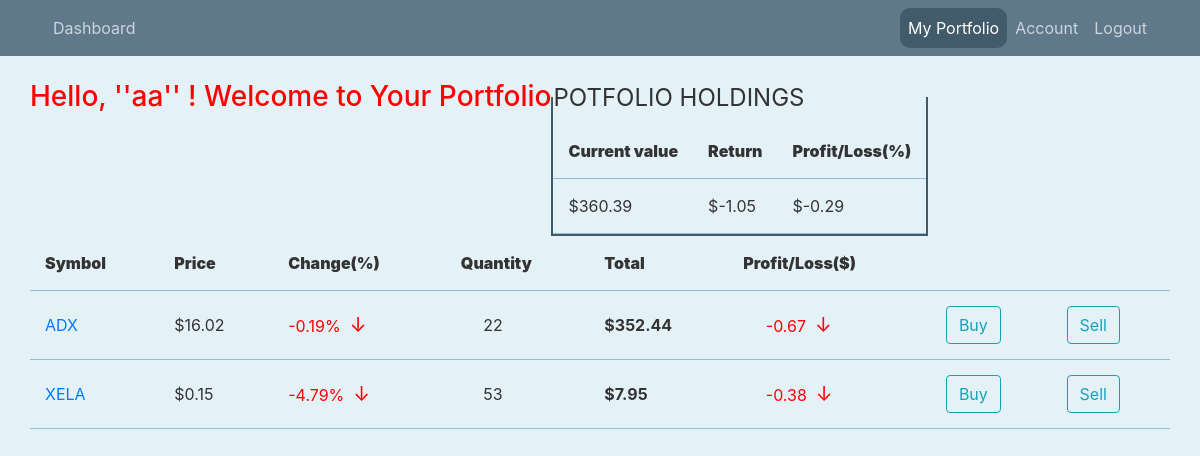
/portfolio (signed in), run on the app's committed database.
### stockchart/models.py (models this page shows, shortened)
class User(db.Model,UserMixin):
    id = db.Column(db.Integer,primary_key=True)
    firstname = db.Column(db.String(20),unique=False,nullable=False)
    lastname = db.Column(db.String(20),unique=False,nullable=True)
    username = db.Column(db.String(20),unique=True,nullable=False)
    email = db.Column(db.String(120),unique=True,nullable=False)
    image_file = db.Column(db.String(20),nullable=False,default='default.jpg')
    password = db.Column(db.String(60),nullable = False)
    stocks = db.Column(db.String,nullable=False,default='.')

class Stock(db.Model):
    id = db.Column(db.Integer,primary_key=True,autoincrement=True)
    symbol = db.Column(db.String(10),nullable=False)
    price = db.Column(db.String(100),nullable=False)
    percent_change = db.Column(db.Text,nullable = False)
    name = db.Column(db.Text,nullable = False)
    change = db.Column(db.Text,nullable = False)

### stockchart/routes.py (the view)
@login_required
@app.route("/portfolio",methods=['GET'])
def portfolio():
    if current_user.is_authenticated:
        user_stocks = []
        if(current_user.stocks != '.'):
            user_stocks = list(int(i) for i in current_user.stocks[1:-1].split('.'))
        stocks = []
        stock_ids = set(user_stocks)
        for stock_id in stock_ids:
            map = {}
            stock = Stock.query.get_or_404(stock_id)
            map['symbol'] = stock.symbol
            map['price'] = stock.price
            map['percent_change'] = stock.percent_change
            map['count'] = user_stocks.count(stock_id)
            map['id'] = stock_id
            total = "{:.2f}".format(float(stock.price)*user_stocks.count(stock_id))
            map['total']=total
            pro_loss = format(float(total)*(float(stock.percent_change)/100),'.2f')
            map['pro_loss'] = pro_loss
            stocks.append(map)
        current_value = 0
        return_value = 0
        for map in stocks:
            current_value += float(map['total'])
            return_value += float(map['pro_loss'])
        return_percent = format((return_value/current_value)*100,'.2f')
        current_value = format(current_value,'.2f')
        return_value = format(return_value,'.2f')
        no_of_stocks = len(stocks)
        return render_template('portfolio.html',stocks=stocks,no_of_stocks=no_of_stocks,current_value=current_value,return_value=return_value,return_percent=return_percent)
    else:
        return redirect(url_for('login'))

### stockchart/models.py (called while the page is built)
@login_manager.user_loader
def load_user(user_id):
    return User.query.get(int(user_id))

### stockchart/templates/portfolio.html (shortened to what this page needs)
{% extends 'layout.html' %}
{% block content %}
        <marquee><h3 style="color: red;"> Hello, ''{{ current_user.username }}'' ! Welcome to Your Portfolio</h3></marquee>
        <form>
          <fieldset class="portfolio-value">
            <legend style="text-transform:uppercase;fonr-size:1.6em">Potfolio Holdings</legend>
           <div>
            <table style="width: 100%;">
              <thead style="height: 50px;">
                <th><b>Current value</b></th>
                <th><b>Return</b></th>
                <th><b>Profit/Loss(%)</b></th>
              </thead>
              <tr>
              <td>${{ current_value}}</td>
              <td>${{ return_value}}</td>
              <td>${{ return_percent}}</td>
              </tr>
            </table>
           </div>
          </fieldset>
        </form>
        <table style="width: 100%;">
          <thead style="height: 50px;">
            <th><b>Symbol</b></th>
            <th><b>Price</b></th>
            <th><b>Change(%)</b></th>
            <th><b>Quantity</b></th>
            <th><b>Total</b></th>
            <th><b>Profit/Loss($)</b></th>
          </thead>
          {%for stock in stocks%}
          <tr>
          <td><a href="{{url_for('stock',stock_id=stock.id)}}">{{ stock.symbol }}</a></td>
          <td>${{ stock.price }}</td>
          {%if stock.percent_change[0] != '-'%}
          <td class="profit">&nbsp;{{ stock.percent_change }}%&nbsp;&nbsp;<span>&#8593;</span></td>
          {%else%}
          <td class="loss">{{ stock.percent_change }}%&nbsp;&nbsp;<span>&#8595;</span></td>
          {%endif%}
          <td>&nbsp;&nbsp;&nbsp;&nbsp;&nbsp;{{ stock.count }}</td>
          <td><b>${{  stock.total }}</b></td>
          {%if stock.percent_change[0] != '-'%}
          <td class="profit">&nbsp;&nbsp;&nbsp;&nbsp;&nbsp;&nbsp;{{ stock.pro_loss }}&nbsp;&nbsp;<span>&#8593;</span></td>
          {%else%}
          <td class="loss">&nbsp;&nbsp;&nbsp;&nbsp;&nbsp;{{ stock.pro_loss }}&nbsp;&nbsp;<span>&#8595;</span></td>
          {%endif%}
          {%if current_user.is_authenticated%}
          <td><a href="{{url_for('buy_stock',stock_id=stock.id)}}"><button class='btn btn-outline-info'>Buy</button></a></td>
          <td><a href="{{url_for('sell_stock',stock_id=stock.id)}}"><button class='btn btn-outline-info'>Sell</button></a></td>
          {%endif%}
          </tr>
          {%endfor%}
        </table>
{% endblock content %}

### stockchart/templates/layout.html (shortened to what this page needs)
<!DOCTYPE html>
<html>
<head>
    <link rel="stylesheet" href="https://cdn.jsdelivr.net/npm/bootstrap@4.3.1/dist/css/bootstrap.min.css">
    <link rel="stylesheet" type="text/css" href="{{url_for('static',filename='main.css') }}">
</head>
<body >
    <header class="site-header">
        <nav class="navbar navbar-expand-md navbar-dark bg-steel fixed-top">
          <div class="container">
            <div class="collapse navbar-collapse" id="navbarToggle">
              <div class="navbar-nav mr-auto">
                <a class="nav-item nav-link" id="nv" href="{{url_for('dashboard')}}"  >Dashboard</a>
              </div>
              <div class="navbar-nav">
                {%if current_user.is_authenticated%}
                <a class="nav-item nav-link" id="nv" href="{{url_for('portfolio')}}">My Portfolio</a>
                <a class="nav-item nav-link" id="nv" href="{{url_for('account')}}">Account</a>
                <a class="nav-item nav-link" id="nv" href="{{url_for('logout')}}">Logout</a>
                {%else%}
                <a class="nav-item nav-link" id="nv" href="{{url_for('login')}}">Login</a>
                <a class="nav-item nav-link " href="{{url_for('register')}}">Register</a>
                {%endif%}
              </div>
            </div>
          </div>
        </nav>
      </header>
      <main role="main" class="container">
        <div class="row">
            {% block content %}{% endblock %}
      </main>
</body>
</html>

### stockchart/static/main.css (style rules this page uses)
body { background: rgb(228, 242, 248); color: #333333; margin-top: 5rem; }
h1, h2, h3, h4, h5, h6 { color: #444444; }
.bg-steel { background-color: #5f788a; }
.site-header .navbar-nav .nav-link { color: #cbd5db; }
.loss { color: red; }
tr { border-bottom: 0.5px solid rgb(141, 193, 212); }
th { padding: 15px; }
td { padding: 15px; }
span { font-size: 20px; }
a:is(:link, :active, :visited).active { background-color: rgb(65, 91, 107); border-radius: 10px; }
.portfolio-value { border: 2px solid rgb(65, 91, 107); width: 100%; }

### data on the page
User: username "aa"
Stock: symbol "ADX", price "16.02", percent_change "-0.19", count "22", total "352.44", pro_loss "-0.67"
Stock: symbol "XELA", price "0.15", percent_change "-4.79", count "53", total "7.95", pro_loss "-0.38"

### other printed values
{{ current_value }} "360.39"
{{ return_value }} "-1.05"
{{ return_percent }} "-0.29"
